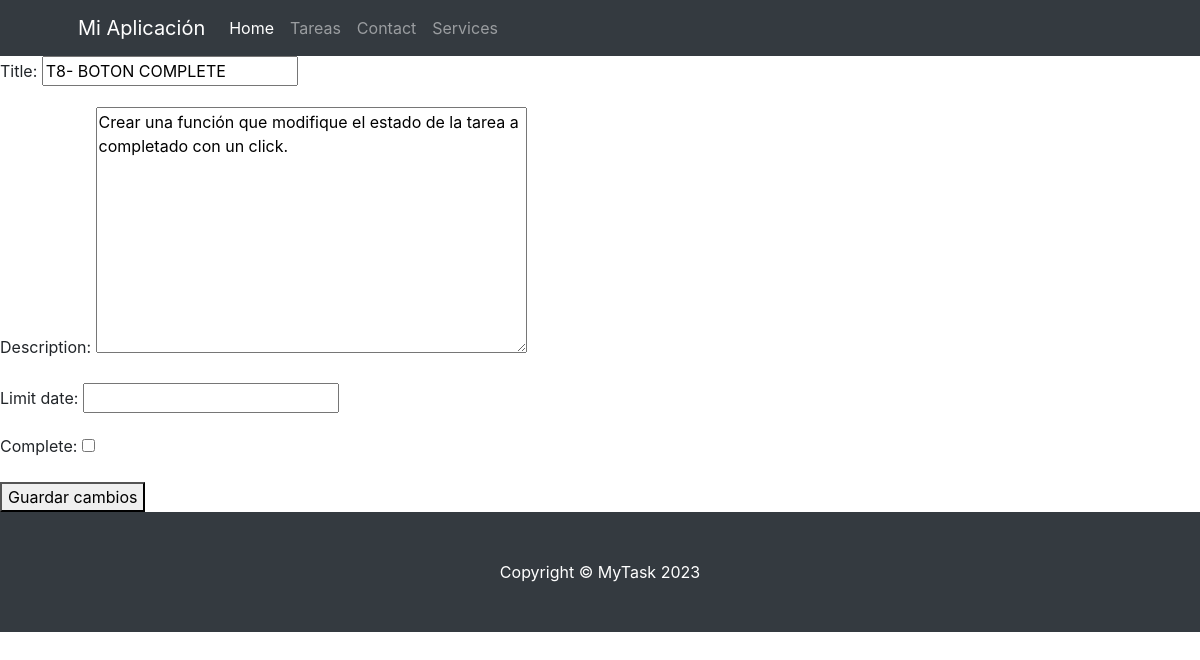
The page /9/edit/ on the database as committed earlier.
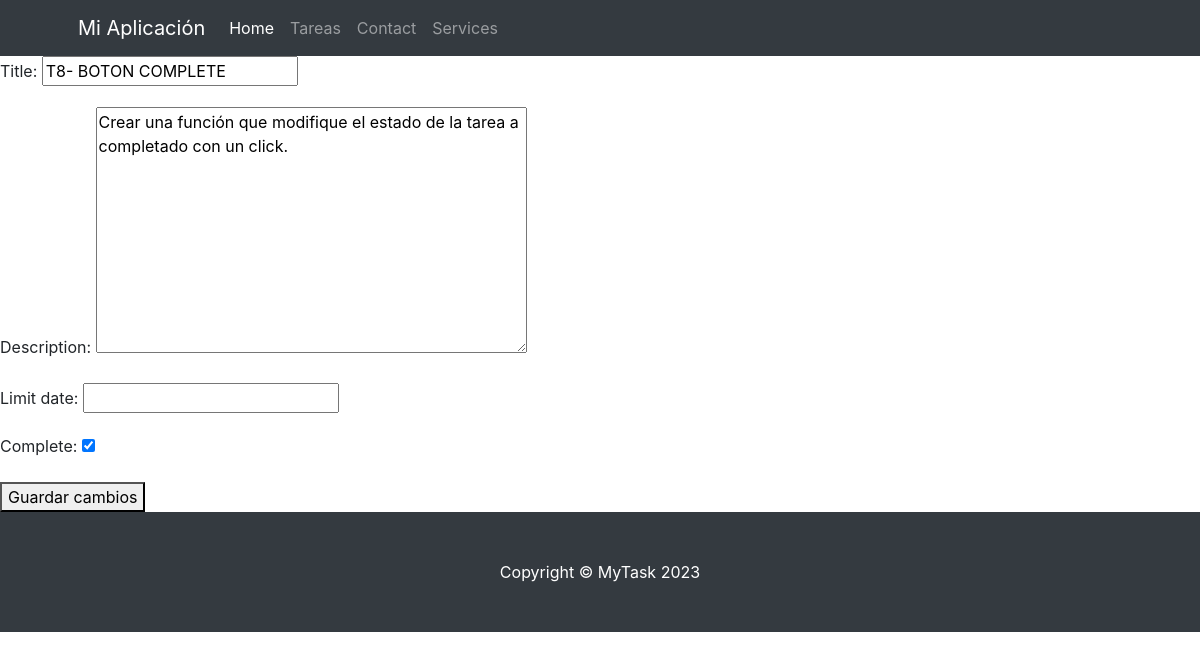
The same page on the database as committed later.
### task/models.py (models this page shows, shortened)
class Task(models.Model):
    title = models.CharField(max_length=200)
    description = models.TextField()
    created = models.DateTimeField(auto_now_add=True)
    limit_date = models.DateTimeField(auto_now_add=False, null=True, blank=True)
    complete = models.BooleanField(default=False)

### task/views.py (the view)
# urls.py: path('<int:pk>/edit/', task_edit, name='task_edit'),
def task_edit(request, pk):
    task = get_object_or_404(Task, pk=pk)
    if request.method == 'POST':
        form = TaskForm(request.POST, instance=task)
        if form.is_valid():
            form.save()
            return redirect('task:task_list')
    else:
        form = TaskForm(instance=task)
    return render(request, 'task/task_edit.html', {'form': form})

### task/forms.py
class TaskForm(forms.ModelForm):
    class Meta:
        model = Task
        fields = '__all__'

### task/templates/task/task_edit.html (shortened to what this page needs)
{% extends "task/base.html" %}
{% block content %}
<form method="POST">
    {{ form.as_p }}
    <button type="submit">Guardar cambios</button>
</form>
{% endblock %}

Rows that differ between the two databases and show on the page:
changed Task "T8- BOTON COMPLETE": complete "☐" → "☑"
